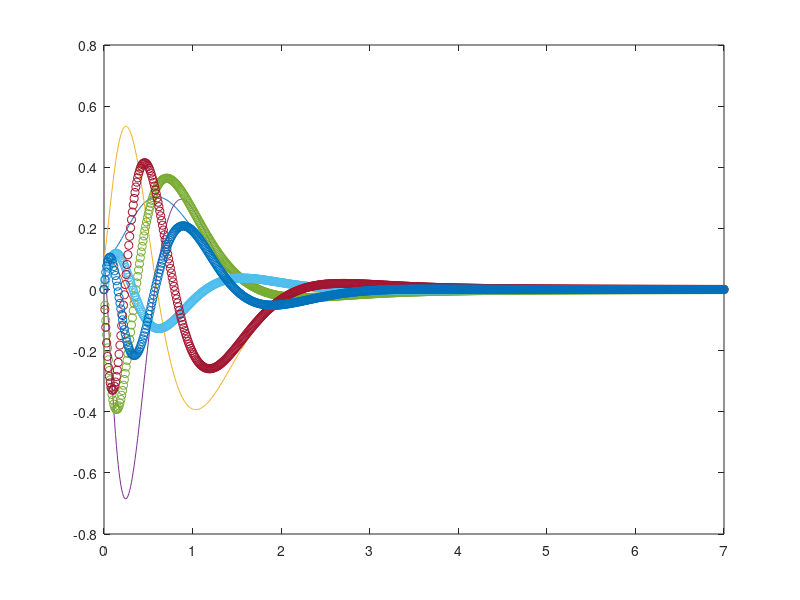

Here is the MATLAB script that generated this plot:
pkg load control

clear()
m = 0.2
l = 0.3
M = 0.3
g = 9.8
J = 1/12*M*l^2

a = (M+m)*(m*l^2+J) -m^2*l^2
A = [0 0 1 0; 0 0 0 1;0 -(m^2*l^2*g/a) 0 0; 0 ((M+m)*m*g*l)/a 0 0]
B = [0 0 (m*l^2+J)/a -(m*l)/a]'
C = [1 0 0 1]

Uc = ctrb(A,B)
Uo = obsv(A,C)

if rank(Uc) > 0 && rank(Uo) > 0
    disp('System is controllable and observable')
else
    disp('System is not controllable and observable')
end

q = [-5 -5 -8 -9]
L = place(A',C',q).'

Q = [100000 0 0 0;0 100000 0 0;0 0 100000 0;0 0 0 100000]
R = 1

K = lqr(A,B,Q,R)

x = [0.1; 0.1; 0.1; 0.1]
xh = [0; 0; 0; 0]

xb0 = [x; xh]

Ab = [A -B*K; L*C A-B*K-L*C]

dt = 0.01
t = 0:dt:7
i = 0

for n = t 
    i = i + 1
    xb = expm(Ab*n)*xb0
    x1(i) = xb(1)
    x2(i) = xb(2)
    x3(i) = xb(3)
    x4(i) = xb(4)
    xh1(i) = xb(5)
    xh2(i) = xb(6)
    xh3(i) = xb(7)
    xh4(i) = xb(8)
endfor


plot(t,x1,t,x2,t,x3,t,x4,t,xh1,'o',t,xh2,'o',t,xh3,'o',t,xh4,'o')
% plot(t,x1,t,x2,t,x3,t,x4)
% plot(t,xh1,'o',t,xh2,'o',t,xh3,'o',t,xh4,'o')
dmy=input('Hit any key to fin ')